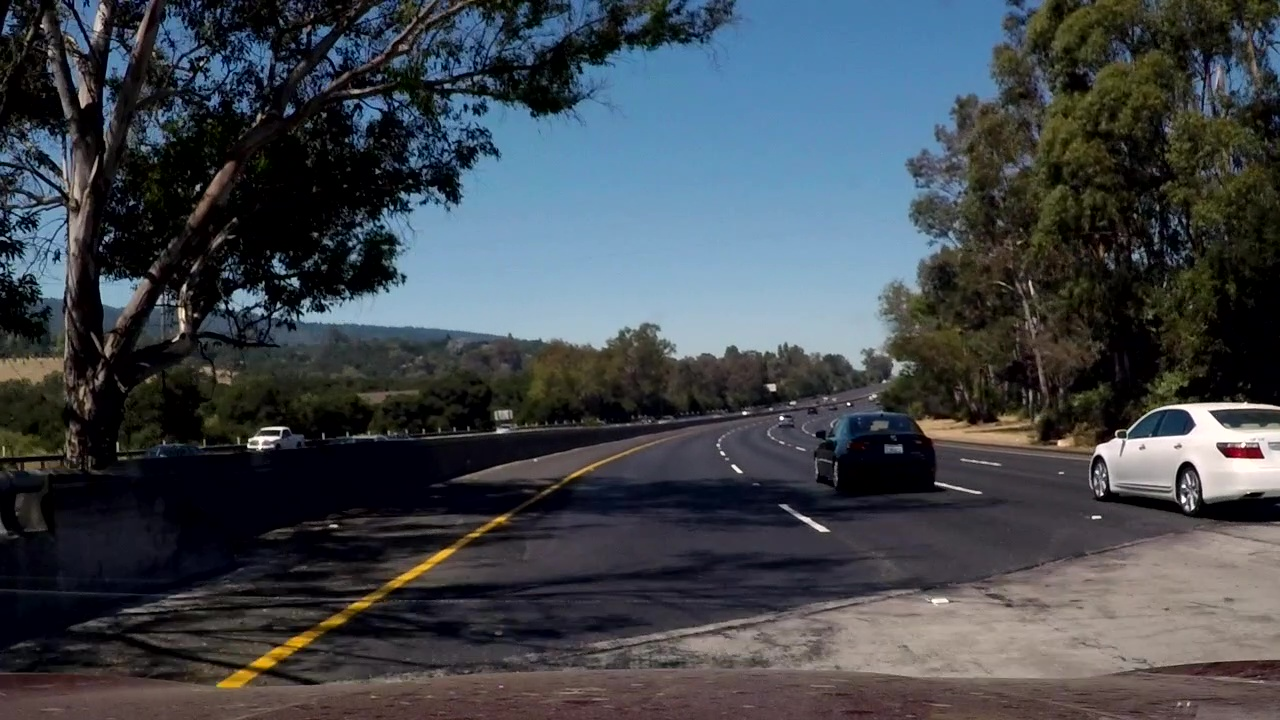
#> input picture test_images/001_challenge.jpg, 1280 x 720 px; its folder holds 3 pictures in this run
$ jupyter execute 'Finding Lane Lines on the Road.ipynb'   (shell and % lines are left out)
#> lines starting #> are read from the running program, lines starting #| are printed output that depends on the picture; after the words box and inside, x2 and y2 are one past the last pixel; in counts of white or black regions, pixels touching at a corner belong together
# Self-Driving Car Engineer Nanodegree

## Project: **Finding Lane Lines on the Road**
***
In this project, you will use the tools you learned about in the lesson to identify lane lines on the road.  You can develop your pipeline on a series of individual images, and later apply the result to a video stream (really just a series of images). Check out the video clip "raw-lines-example.mp4" (also contained in this repository) to see what the output should look like after using the helper functions below.

Once you have a result that looks roughly like "raw-lines-example.mp4", you'll need to get creative and try to average and/or extrapolate the line segments you've detected to map out the full extent of the lane lines.  You can see an example of the result you're going for in the video "P1_example.mp4".  Ultimately, you would like to draw just one line for the left side of the lane, and one for the right.

In addition to implementing code, there is a brief writeup to complete. The writeup should be completed in a separate file, which can be either a markdown file or a pdf document. There is a [write up template](https://github.com/udacity/CarND-LaneLines-P1/blob/master/writeup_template.md) that can be used to guide the writing process. Completing both the code in the Ipython notebook and the writeup template will cover all of the [rubric points](https://review.udacity.com/#!/rubrics/322/view) for this project.

---
Let's have a look at our first image called 'test_images/solidWhiteRight.jpg'.  Run the 2 cells below (hit Shift-Enter or the "play" button above) to display the image.

**Note: If, at any point, you encounter frozen display windows or other confounding issues, you can always start again with a clean slate by going to the "Kernel" menu above and selecting "Restart & Clear Output".**

---

**The tools you have are color selection, region of interest selection, grayscaling, Gaussian smoothing, Canny Edge Detection and Hough Tranform line detection.  You  are also free to explore and try other techniques that were not presented in the lesson.  Your goal is piece together a pipeline to detect the line segments in the image, then average/extrapolate them and draw them onto the image for display (as below).  Once you have a working pipeline, try it out on the video stream below.**

---

<figure>

 <figcaption>
 <p></p>
 <p style="text-align: center;"> Your output should look something like this (above) after detecting line segments using the helper functions below </p>
 </figcaption>
</figure>
 <p></p>
<figure>

 <figcaption>
 <p></p>
 <p style="text-align: center;"> Your goal is to connect/average/extrapolate line segments to get output like this</p>
 </figcaption>
</figure>

**Run the cell below to import some packages.  If you get an `import error` for a package you've already installed, try changing your kernel (select the Kernel menu above --> Change Kernel).  Still have problems?  Try relaunching Jupyter Notebook from the terminal prompt.  Also, consult the forums for more troubleshooting tips.**

## Import Packages

[cell 1]
import glob
import os
import math
import shutil

import cv2
import imageio
import matplotlib.pyplot as plt
import numpy as np
from moviepy.editor import VideoFileClip
from IPython.display import HTML
from functools import partial

## Cleanup

[cell 2]
output_videos_dir = os.path.abspath('output_videos')

# remove folder with rendered video
if os.path.exists(output_videos_dir):
    print("Removing: ", output_videos_dir)
    shutil.rmtree(output_videos_dir)
else:
    print("Not exists: ", output_videos_dir)

## Show Original Images

[cell 3]
def plot_images(images, cols=2, figsize=(8, 11)):
    rows = (len(images) / cols) + 1

    plt.figure(figsize=figsize)
    for idx, image in enumerate(images):
        plt.subplot(rows, cols, idx + 1)
        if len(image.shape) == 2:
            plt.imshow(image, cmap="gray")
        else:
            plt.imshow(image)
        plt.xticks()
        plt.yticks()
    plt.tight_layout()
    plt.show()

[cell 4]
orig_images = [plt.imread(path) for path in glob.glob('test_images/*.jpg')]
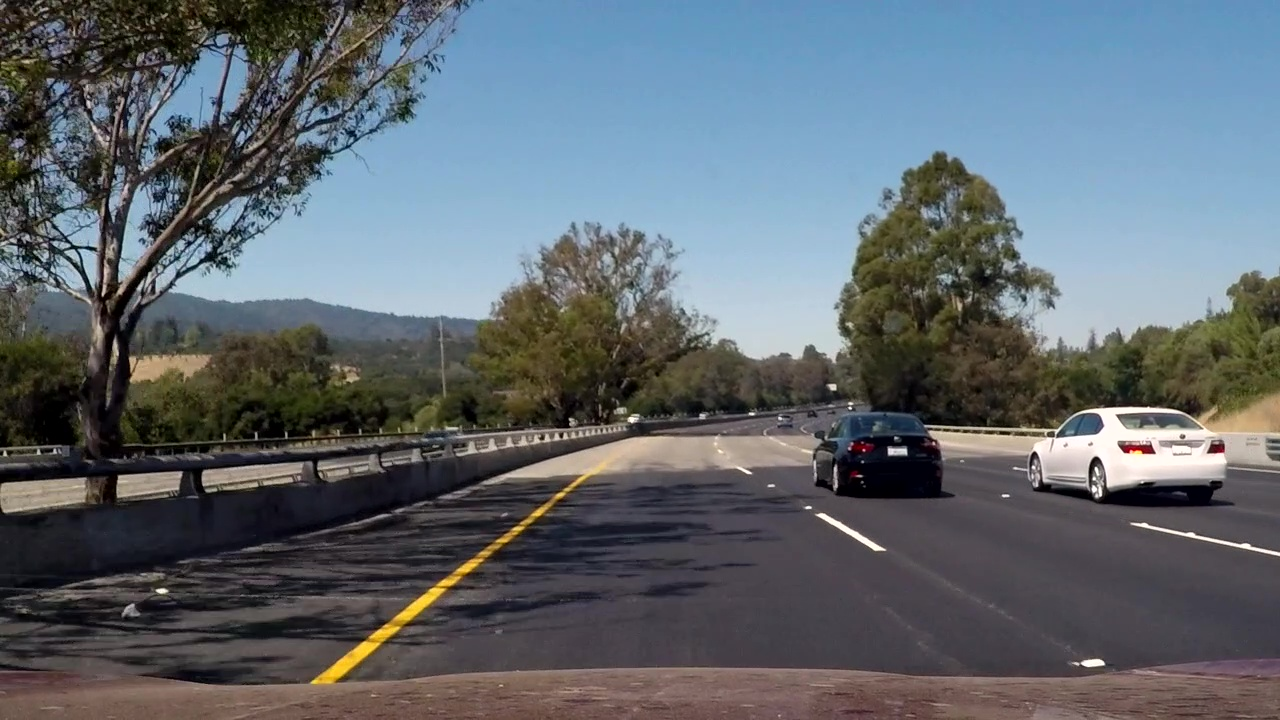
#> input picture test_images/002_challenge.jpg, 1280 x 720 px
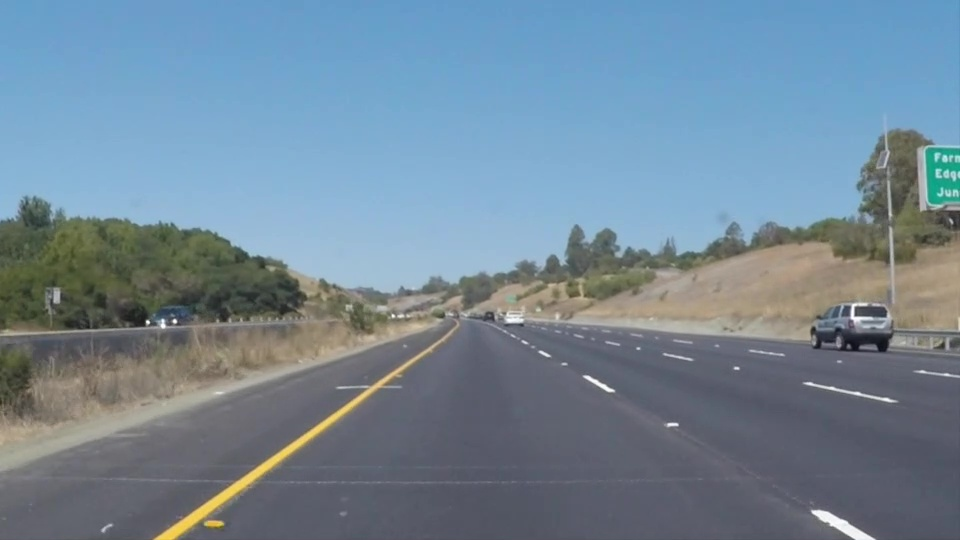
#> input picture test_images/003_solidYellowLeft.jpg, 960 x 540 px
#> orig_images = 3 items
plot_images(orig_images)
#> in plot_images, `rows = (len(images) / cols) + 1`: rows = 2.5
#> the loop in plot_images, `for idx, image in enumerate(images):` made 1 pass
#> (the call stopped at in plot_images, `plt.subplot(rows, cols, idx + 1)`: IPython is not available in this run)

## Helper Functions

[cell 5]
def grayscale(img):
    """Applies the Grayscale transform
    This will return an image with only one color channel
    but NOTE: to see the returned image as grayscale
    (assuming your grayscaled image is called 'gray')
    you should call plt.imshow(gray, cmap='gray')"""
    return cv2.cvtColor(img, cv2.COLOR_RGB2GRAY)
    # Or use BGR2GRAY if you read an image with cv2.imread()
    # return cv2.cvtColor(img, cv2.COLOR_BGR2GRAY)

def canny(img, low_threshold, high_threshold):
    """Applies the Canny transform"""
    return cv2.Canny(img, low_threshold, high_threshold)

def gaussian_blur(img, kernel_size):
    """Applies a Gaussian Noise kernel"""
    return cv2.GaussianBlur(img, (kernel_size, kernel_size), 0)

# [72 lines left out: functions region_of_interest, weighted_img, draw_lanes, hough_lines, not called in this run]

## Define application parameters

[cell 6]
# Color Selection mask parameters
color_mask = np.array([220, 150, 0])

# ROI polygon coefficients
top_left_x = 0.4
top_left_y = 0.6
bottom_left_x = 0.1
bottom_left_y = 1.0
top_right_x = 0.6
top_right_y = 0.6
bottom_right_x = 0.95
bottom_right_y = 1.0

# Canny Edge Detection parameters
kernel_size = 15
low_threshold = 50
high_threshold = 150

# Hough Transform parameters to find a lane lines
rho = 2
theta = np.pi / 180
threshold = 20
min_line_len = 7
max_line_gap = 200

# Extrapolation parameter
ysize_extr = 0.6

## Build a Lane Finding Pipeline

[cell 7]
def filter_color(image, color_mask=color_mask):
    mask = cv2.inRange(image, color_mask, np.array([255, 255, 255]))
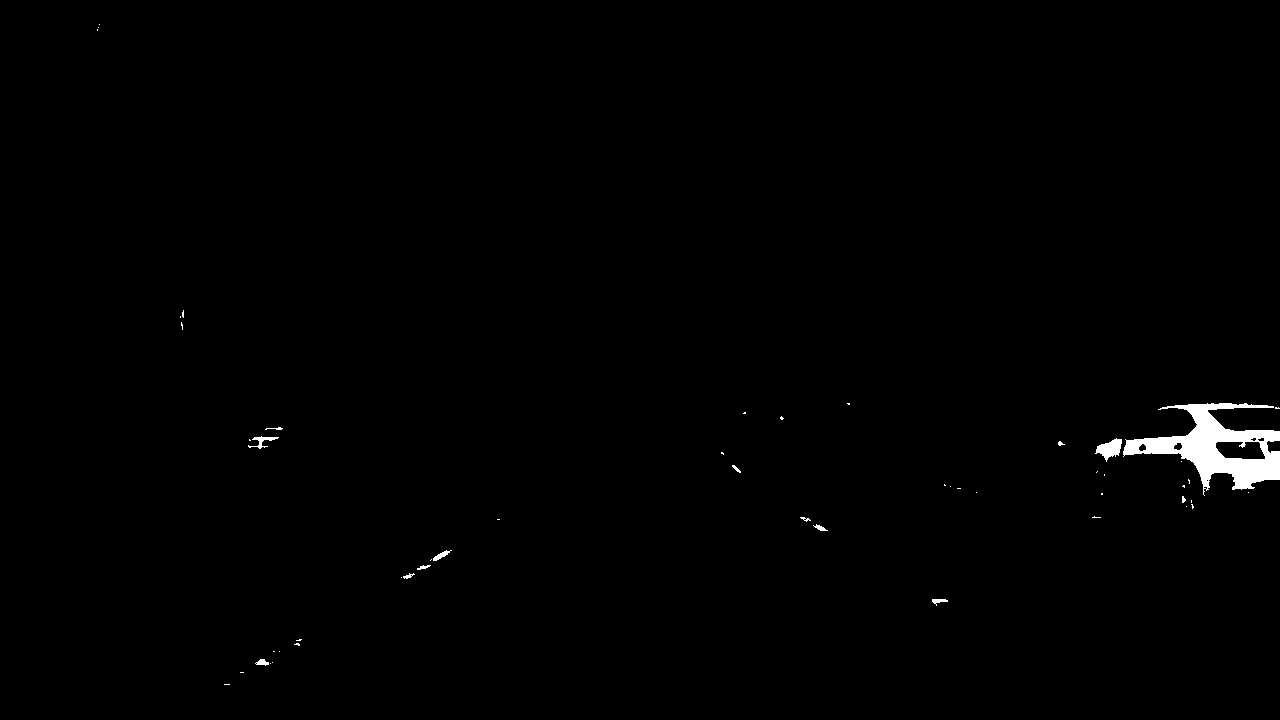
#> mask: shape (720, 1280); 0.73% white; 52 white regions (38 under 20 px), largest, box (x1, y1, x2, y2) and area: (1123, 403, 1280, 496) 5645, (1095, 438, 1122, 462) 344, (248, 436, 279, 449) 130
#> image is the input picture: shape (720, 1280, 3); mean R, G, B 64.3, 70, 75.9
    return cv2.bitwise_and(image, image, mask=mask)


# [59 lines left out: functions calc_line_points, calc_average_lines, get_vertices, not called in this run]

## Test on Images

### Filtered Images

[cell 8]
filtered_images = list(map(filter_color, orig_images))
#> in filter_color (call 2), `mask = cv2.inRange(image, color_mask, np.array([255, 255, 255]))`:
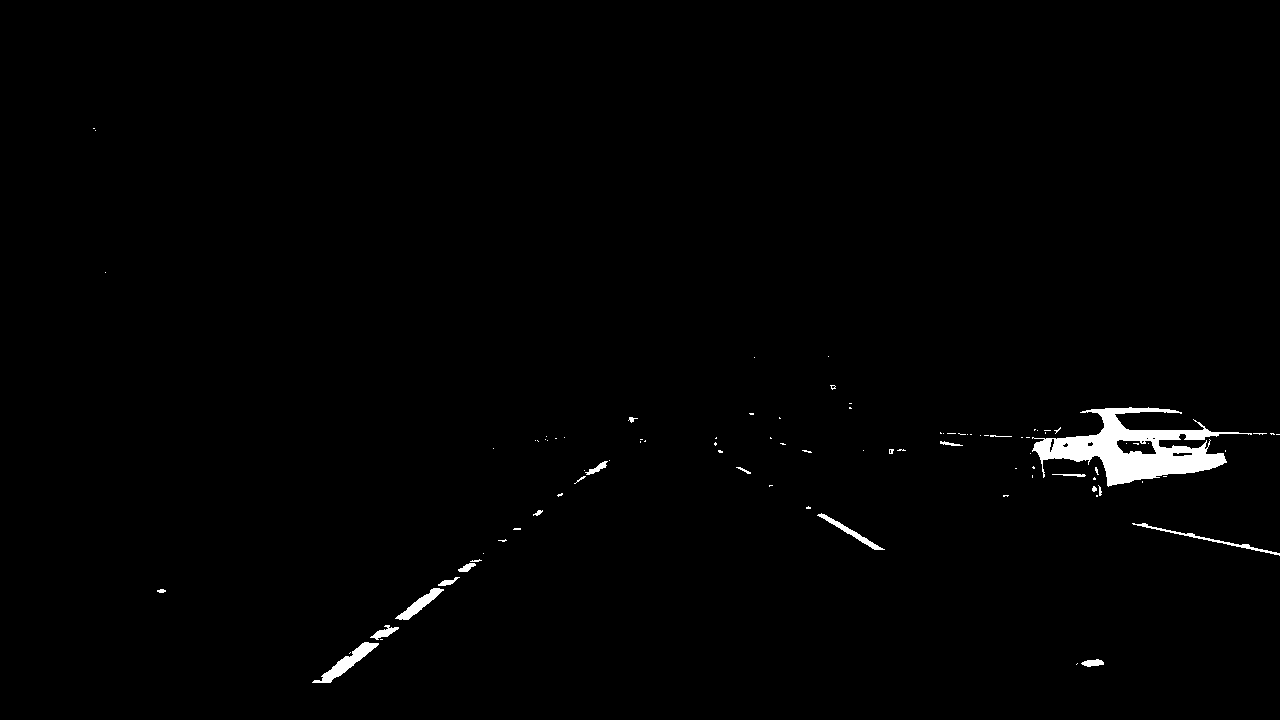
#> mask: shape (720, 1280); 1.1% white; 94 white regions (74 under 20 px), largest, box (x1, y1, x2, y2) and area: (1032, 407, 1252, 487) 6731, (312, 642, 379, 683) 711, (395, 588, 444, 620) 452
#> in filter_color, image is the input picture: shape (720, 1280, 3); mean R, G, B 95.8, 103.8, 110.4
#> in filter_color (call 3), `mask = cv2.inRange(image, color_mask, np.array([255, 255, 255]))`:
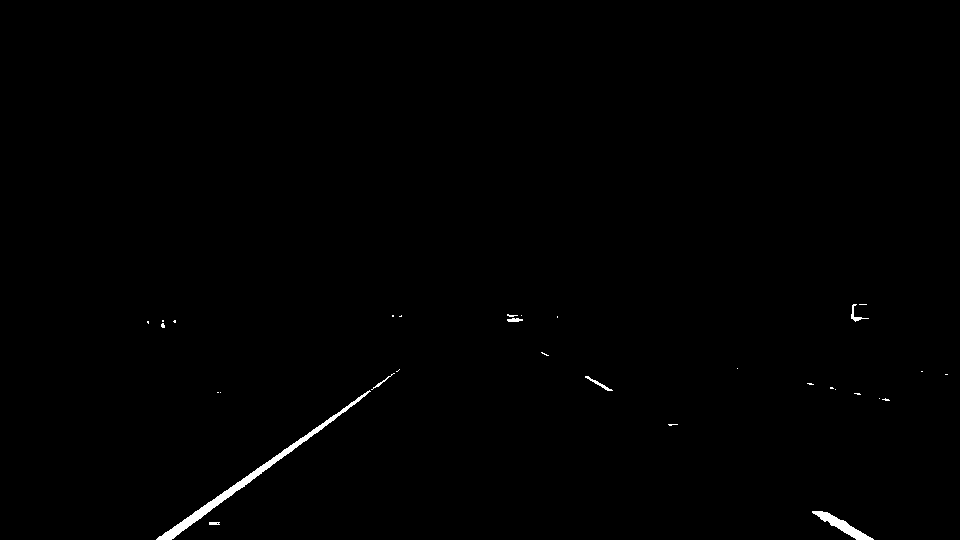
#> mask: shape (540, 960); 0.48% white; 31 white regions (24 under 20 px), largest, box (x1, y1, x2, y2) and area: (156, 390, 371, 540) 1549, (812, 511, 874, 540) 509, (585, 376, 613, 391) 81
#> in filter_color, image is the input picture: shape (540, 960, 3); mean R, G, B 114.6, 135.4, 151.2
#> filtered_images = 3 items
plot_images(filtered_images)
#> (the call stopped at in plot_images, `plt.subplot(rows, cols, idx + 1)`: IPython is not available in this run)

### Grayscale Images

[cell 9]
grayscale_images = list(map(grayscale, filtered_images))
#> grayscale_images = 3 items
plot_images(grayscale_images)
#> (the call stopped at in plot_images, `plt.subplot(rows, cols, idx + 1)`: IPython is not available in this run)

### Smooth Gray Images

[cell 10]
gaussian_blur_images = list(map(partial(gaussian_blur, kernel_size=kernel_size), grayscale_images))
#> gaussian_blur_images = 3 items
plot_images(gaussian_blur_images)
